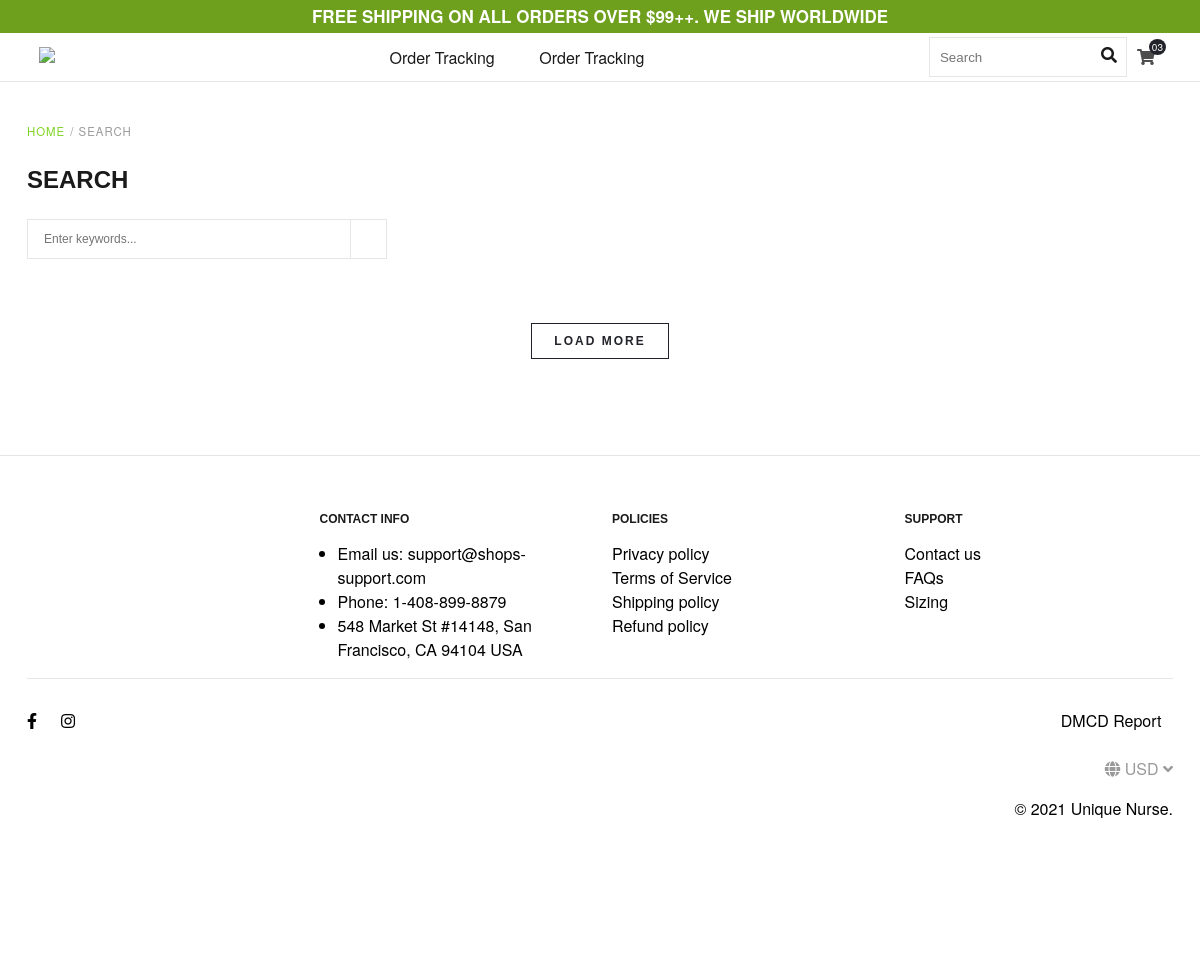
Page /search.php on the earlier database version.
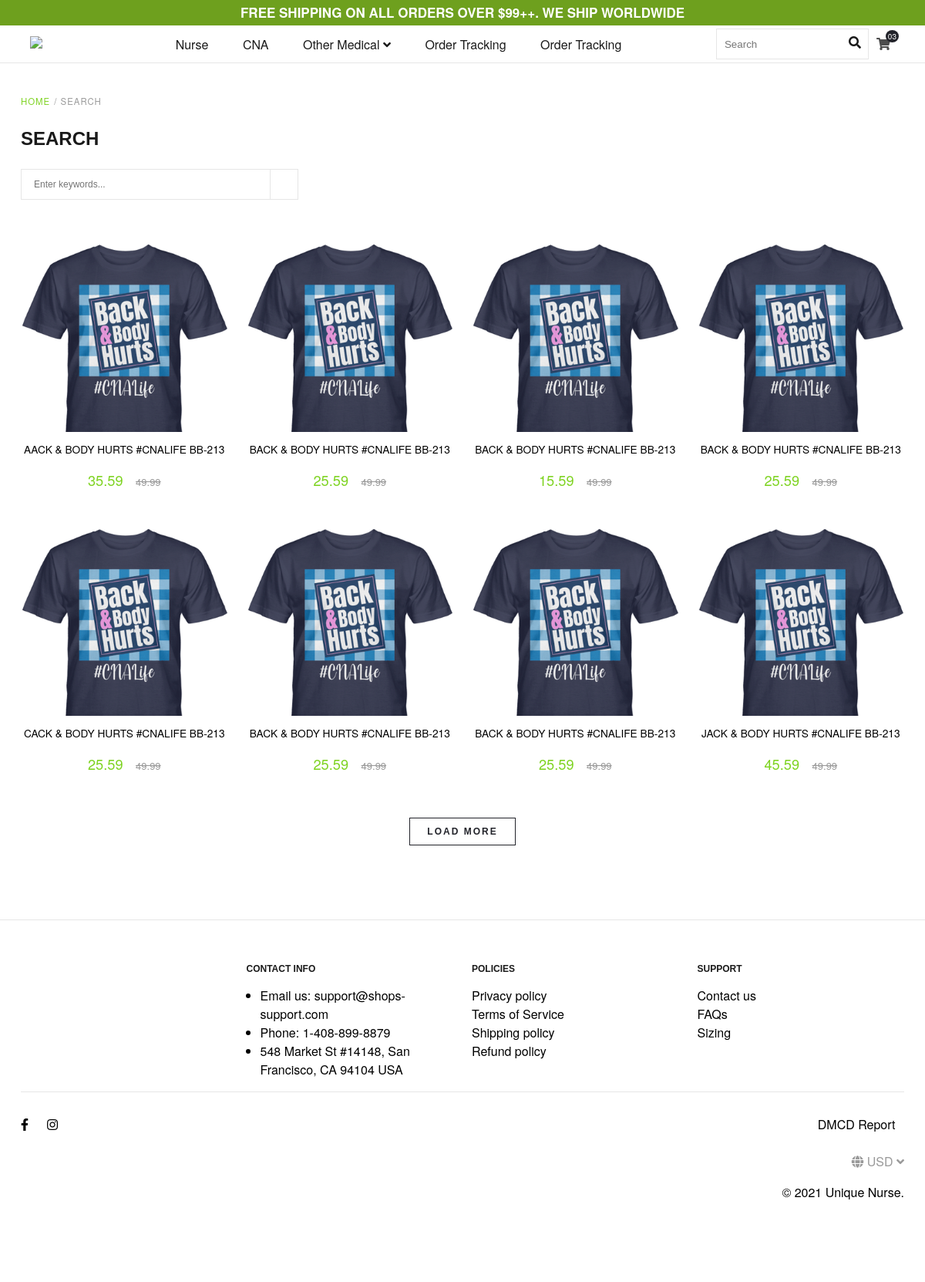
Same page on the later database version.
### tables this page shows
CREATE TABLE `categories` (
  `category_id` int(11) NOT NULL,
  `category_parent_id` varchar(20) NOT NULL COMMENT 'Cấp của category',
  `category_name` varchar(255) NOT NULL,
  `category_slug` varchar(255) NOT NULL
);

CREATE TABLE `products` (
  `product_id` int(11) NOT NULL,
  `category_id` int(11) NOT NULL COMMENT 'danh mục sản phẩm',
  `product_type_id` int(11) NOT NULL COMMENT 'loại sản phẩm',
  `product_name` varchar(255) NOT NULL COMMENT 'tên sản phẩm',
  `product_desc` varchar(255) NOT NULL COMMENT 'mô tả sản phẩm',
  `product_status` varchar(20) NOT NULL COMMENT 'trạng thái sản phẩm(1 là hiện, 2 ẩn)',
  `product_star_range` varchar(50) NOT NULL COMMENT 'số lượng ngôi sao tối đa 5',
  `product_price_cost` varchar(50) NOT NULL COMMENT 'giá gốc',
  `product_price_sale` varchar(50) NOT NULL COMMENT 'giá khuyến mãi'
);

CREATE TABLE `product_images` (
  `product_image_id` int(11) NOT NULL,
  `product_id` int(11) NOT NULL,
  `product_image_url` varchar(255) NOT NULL,
  `product_image_avatar` varchar(200) NOT NULL COMMENT 'hình ảnh đại diện cho sản phẩm(1: chọn)',
  `product_type_id` int(11) NOT NULL,
  `style_id` int(11) NOT NULL,
  `color_id` int(11) NOT NULL
);

### classes/category.php (called while the page is built, shortened)
<?php
	$filepath = realpath(dirname(__FILE__));
	include_once ($filepath.'/../lib/database.php');
?>
<?php
	class category
	{
		private $db;
		public function __construct()
		{
			$this->db = new Database();
		}
		public function show_category(){
			$query = "SELECT * FROM categories WHERE category_parent_id = 0 order by category_id";
			$result = $this->db->select($query);
			return $result;
		}
		public function show_category_child($category_id){
			$query = "SELECT * FROM categories WHERE category_parent_id ='$category_id'  order by category_id";
			$result = $this->db->select($query);
			return $result;
		}
	}
?>

### lib/database.php (called while the page is built, shortened)
<?php
    $filepath = realpath(dirname(__FILE__));
    include ($filepath.'/../config/config.php'); ?>
<?php
Class Database{
   public $host   = DB_HOST;
   public $user   = DB_USER;
   public $pass   = DB_PASS;
   public $dbname = DB_NAME;
   public $link;
private function connectDB(){
   $this->link = new mysqli($this->host, $this->user, $this->pass,
    $this->dbname);
 }
public function select($query){
  $result = $this->link->query($query) or
   die($this->link->error.__LINE__);
  if($result->num_rows > 0){
    return $result;
  } else {
    return false;
  }
 }
}

### config-t/config.php (called while the page is built, shortened)
<?php
include 'MySQL.php';
$config = [
    'dbuser' => "root",
    'dbpassword' => "",
    'dbname' => "database_theme1",
    'dbhost' => "localhost",
    'dbport' => "3306",
    'encoding' => "utf8mb4"
];
$MySQL = MySQL::getInstance($config);

### config-t/inc.mysql/class.core.php (called while the page is built, shortened)
<?php
$ezsql_mysqli_str = array(
    1 => 'Require $dbuser and $dbpassword to connect to a database server',
    2 => 'Error establishing mySQLi database connection. Correct user/password? Correct hostname? Database server running?',
    3 => 'Require $dbname to select a database',
    4 => 'mySQLi database connection is not active',
    5 => 'Unexpected error while trying to select database'
);
class MySQLCore extends QueryPattern {
    var $show_errors = true;
    var $num_queries = 0;
    var $conn_queries = 0;
    var $timers = array();
    var $dbname = false;
    var $encoding = false;
    public function __construct($config = ['dbuser' => '', 'dbpassword' => '', 'dbname' => '', 'dbhost' => 'localhost', 'dbport' => 3306, 'encoding' => 'utf8']) {
        $this->dbuser = $config['dbuser'];
        $this->dbpassword = $config['dbpassword'];
        $this->dbname = $config['dbname'];
        $this->encoding = $config['encoding'];
    }
    function connect($dbuser = '', $dbpassword = '', $dbhost = 'localhost', $dbport = false) {
        global $ezsql_mysqli_str;
        $return_val = false;
        if (!$dbuser) {
            $this->register_error($ezsql_mysqli_str[1] . ' in ' . __FILE__ . ' on line ' . __LINE__);
            $this->show_errors ? trigger_error($ezsql_mysqli_str[1], E_USER_WARNING) : null;
            $this->print_error($ezsql_mysqli_str[1]);
            exit();
        } else {
            $this->dbh = new mysqli($dbhost, $dbuser, $dbpassword, '', $dbport);
            if ($this->dbh->connect_errno) {
                $this->register_error($ezsql_mysqli_str[2] . ' in ' . __FILE__ . ' on line ' . __LINE__);
                $this->show_errors ? trigger_error($ezsql_mysqli_str[2], E_USER_WARNING) : null;
                $this->print_error($ezsql_mysqli_str[2]);
                exit();
            } else {
                $return_val = true;
                $this->conn_queries = 0;
            }
        }
        return $return_val;
    }
    function select($dbname = '', $encoding = '') {
        global $ezsql_mysqli_str;
        $return_val = false;
        if (!$dbname) {
            $this->register_error($ezsql_mysqli_str[3] . ' in ' . __FILE__ . ' on line ' . __LINE__);
            $this->show_errors ? trigger_error($ezsql_mysqli_str[3], E_USER_WARNING) : null;
        }
        else if (!$this->dbh) {
            $this->register_error($ezsql_mysqli_str[4] . ' in ' . __FILE__ . ' on line ' . __LINE__);
            $this->show_errors ? trigger_error($ezsql_mysqli_str[4], E_USER_WARNING) : null;
        }
        else if (!@$this->dbh->select_db($dbname)) {
            if (!$str = @$this->dbh->error)
                $str = $ezsql_mysqli_str[5];
            $this->register_error($str . ' in ' . __FILE__ . ' on line ' . __LINE__);
            $this->show_errors ? trigger_error($str, E_USER_WARNING) : null;
        }
        else {
            $this->dbname = $dbname;
            if ($encoding != '') {
                $encoding = strtolower(str_replace("-", "", $encoding));
                $charsets = array();
                $result = $this->dbh->query("SHOW CHARACTER SET");
                while ($row = $result->fetch_array(MYSQLI_ASSOC)) {
                    $charsets[] = $row["Charset"];
                }
                if (in_array($encoding, $charsets)) {
                    $this->dbh->query("SET NAMES '" . $encoding . "'");
                }
            }
            $return_val = true;
        }
        return $return_val;
    }
    function escape($str) {
        return $this->dbh->escape_string(stripslashes($str));
    }
    function query($query) {
        $return_val = 0;
        $query = trim($query);
        if (!isset($this->dbh) || !$this->dbh) {
            $this->select($this->dbname, $this->encoding);
        }
        $this->result = @$this->dbh->query($query);
        if (preg_match("/^(insert|delete|update|replace|truncate|drop|create|alter|begin|commit|rollback|set|lock|unlock|call)/i", $query)) {
            $is_insert = true;
            $this->rows_affected = @$this->dbh->affected_rows;
            if (preg_match("/^(insert|replace)\s+/i", $query)) {
                $this->insert_id = @$this->dbh->insert_id;
            }
            $return_val = $this->rows_affected;
        } else {
            $is_insert = false;
            $i = 0;
            $num_rows = 0;
            while ($row = @$this->result->fetch_object()) {
                $this->last_result[$num_rows] = $row;
                $num_rows++;
            }
            $this->num_rows = $num_rows;
            $return_val = $this->num_rows;
        }
        return $return_val;
    }
    function get_host_port($host, $default = false) {
        $port = $default;
        return array($host, $port);
    }
    function flush() {
        $this->last_result = null;
    }
    function get_row($query = null, $output = ARRAY_A, $y = 0) {
        if ($query) {
            $this->query($query);
        }
        if ($output == OBJECT) {
            return $this->last_result[$y] ? $this->last_result[$y] : null;
        }
        elseif ($output == ARRAY_A) {
            return $this->last_result[$y] ? get_object_vars($this->last_result[$y]) : null;
        }
        elseif ($output == ARRAY_N) {
            return $this->last_result[$y] ? array_values(get_object_vars($this->last_result[$y])) : null;
        }
        else {
            $this->show_errors ? trigger_error(" \$db->get_row(string query, output type, int offset) -- Output type must be one of: OBJECT, ARRAY_A, ARRAY_N", E_USER_WARNING) : null;
        }
    }
    function get_results($query = null, $output = ARRAY_A) {
        if ($query) {
            $this->query($query);
        }
        if ($output == OBJECT) {
            return $this->last_result;
        } elseif ($output == ARRAY_A || $output == ARRAY_N) {
            if ($this->last_result) {
                $i = 0;
                foreach ($this->last_result as $row) {
                    $new_array[$i] = get_object_vars($row);
                    $i++;
                }
                return $new_array;
            } else {
                return array();
            }
        }
    }
    function timer_get_cur() {
        list($usec, $sec) = explode(" ", microtime());
        return ((float) $usec + (float) $sec);
    }
    function timer_start($timer_name) {
        $this->timers[$timer_name] = $this->timer_get_cur();
    }
    function timer_elapsed($timer_name) {
        return round($this->timer_get_cur() - $this->timers[$timer_name], 2);
    }
    function _count($all = true, $increase = false) {
        if ($increase) {
            $this->num_queries++;
            $this->conn_queries++;
        }
        return ($all) ? $this->num_queries : $this->conn_queries;
    }
}

### config-t/MySQL.php (called while the page is built, shortened)
<?php
include 'inc.mysql/class.querypattern.php';
include 'inc.mysql/class.core.php';
class MySQL extends MySQLCore {
    public static $instance = NULL;
    public static function getInstance($config) {
        if (null === static::$instance) {
            static::$instance = new static($config);
        }
        return static::$instance;
    }
    public function findOne($table = FALSE, $query = array(), $field = array(), $order = array(), $limit = 1) {
        $sqlQuery = $this->selectQuery();
        $result = $this->get_row($sqlQuery, OBJECT);
        return $result;
    }
}

### config-t/inc.mysql/class.querypattern.php (called while the page is built, shortened)
<?php
class QueryPattern {
    public $table = NULL;
    public $query = NULL;
    public $limit = NULL;
    public function flushDataQuery() {
        $this->table = NULL;
        $this->query = NULL;
        $this->field = NULL;
        $this->order = NULL;
        $this->limit = NULL;
        $this->data = NULL;
    }
    public function selectQuery() {
        $sql = "SELECT * FROM `$this->table`";
        $sql .= $this->condition();
        if ($this->limit) {
            $sql .= " LIMIT $this->limit";
        }
        return $sql;
    }
    public function condition() {
        $return = " WHERE ";
        $_ors = $_ands = array();
        foreach ($this->query as $field => $value) {
            if ($field === '$or') {
                foreach ($value as $or) {
                    foreach ($or as $or_field => $or_value) {
                        if (is_array($or_value)) {
                            $_ors = array_merge($_ors, $this->condition_cmd($or_field, $or_value));
                        } else {
                            if (!is_int($or_value)) {
                                $or_value = "'" . $this->escape($or_value) . "'";
                            }
                            $_ors[] = "`$or_field` = $or_value";
                        }
                    }
                }
                $_ands[] = "(" . implode(" OR ", $_ors) . ")";
            } else {
                if (is_array($value)) {
                    $_ands = array_merge($_ands, $this->condition_cmd($field, $value));
                } else {
                    if (!is_int($value)) {
                        $value = "'" . $this->escape($value) . "'";
                    }
                    $_ands[] = "`$field` = $value";
                }
            }
        }
        $return .= implode(" AND ", $_ands);
        return $return;
    }
    public function setTable($table = FALSE) {
        $this->table = $table;
        return $this;
    }
    public function setQuery($query = array()) {
        $this->query = $query;
        return $this;
    }
    public function setLimit($limit = FALSE) {
        $this->limit = $limit;
        return $this;
    }
}

### search.php (the view, shortened to what the rows shown need)
<?php
include 'config-t/config.php';
$search = $MySQL->get_results("SELECT product_type_id,product_name,product_price_cost,product_price_sale FROM products WHERE product_status = 1");
?>
<?php
include 'inc/head.php';
include 'inc/header.php';
?>
<section id="ss-search">
    <div class="container">
        <div class="search-product-list">
            <?php
            if ($search) {
                foreach ($search as $key_search => $value_search) {
                    $search_img = $MySQL->findOne("product_images", array("product_id" => $value_search['product_type_id'],"product_image_avatar"=>'1'));
                    ?>
                    <a href="#" class="search-product-item">
                        <div class="search-product-item-image-out">
                            <div class="search-product-item-image">
                                <img src="admin/uploads/<?php echo $search_img->product_image_url?>" alt="">
                            </div>
                        </div>
                        <div class="search-product-info">
                            <p><?php echo $value_search['product_name'] ?></p>
                            <div class="search-product-price-out">
                                <span class="search-product-price"><?php echo $value_search['product_price_sale']  ?></span>
                                <span class="search-product-price-old"><?php echo $value_search['product_price_cost'] ?></span>
                            </div>
                        </div>
                        <div class="search-product-sale">
                        </div>
                    </a>
                    <?php
                }
            }
            ?>
        </div>
    </div>
</section>
<?php
include 'inc/footer.php';
?>

### inc/header.php (shortened to what the rows shown need)
<header id="header">
    <div class="header-bottom ">
        <div class="header-bottom-row container">
            <div class="col-header-center">
                <ul class="menu-header">
                    <?php
            $cate = $cat->show_category();
            if($cate){
                while($result_new = $cate->fetch_assoc()){
                $category_id=$result_new['category_id'];
                $cat_child = $cat->show_category_child($category_id);
                if(!$cat_child){
            ?>
                    <li class="item-menu">
                        <a href="detail-collections.php?catid=<?php echo $result_new['category_id'] ?>"><?php echo $result_new['category_name'] ?>
                        </a>
                    </li>
            <?php
                }else{
                    ?>
                    <li class="item-menu">
                        <a href="detail-collections.php?catid=<?php echo $result_new['category_id'] ?>"><span><?php echo $result_new['category_name'] ?></span>
                            <span class="icon-drop-down"><i class="fas fa-angle-down"></i></span>
                        </a>
                    </li>
                    <?php
                }
            }
          }
          ?>
                </ul>
            </div>
        </div>
    </div>
</header>

Differences in the rows shown:
added categories: category_name "Nurse"
added categories: category_name "CNA"
added categories: category_name "Other Medical"
added products: product_images.product_image_url (picture), product_name "AACK & BODY HURTS #CNALIFE BB-213", product_price_sale "35.59", product_price_cost "49.99"
added products: product_images.product_image_url (picture)
added products: product_name "BACK & BODY HURTS #CNALIFE BB-213", product_price_sale "25.59", product_price_cost "49.99", product_images.product_image_url (picture)
added products: product_images.product_image_url (picture), product_name "BACK & BODY HURTS #CNALIFE BB-213", product_price_sale "15.59", product_price_cost "49.99"
added products: product_images.product_image_url (picture)
added products: product_images.product_image_url (picture), product_name "CACK & BODY HURTS #CNALIFE BB-213", product_price_sale "25.59", product_price_cost "49.99"
added products: product_images.product_image_url (picture)
added products: product_images.product_image_url (picture), product_name "JACK & BODY HURTS #CNALIFE BB-213", product_price_sale "45.59", product_price_cost "49.99"
